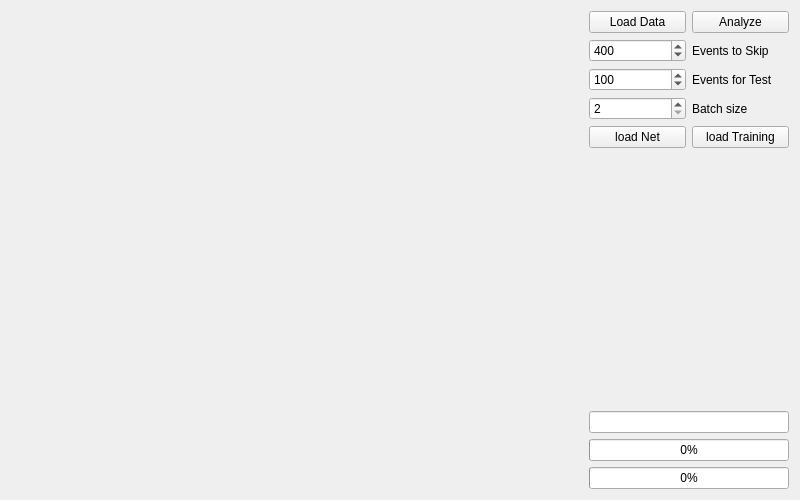
<?xml version="1.0" encoding="UTF-8"?>
<ui version="4.0">
 <class>ValidationWidget</class>
 <widget class="QWidget" name="ValidationWidget">
  <property name="geometry">
   <rect>
    <x>0</x>
    <y>0</y>
    <width>800</width>
    <height>500</height>
   </rect>
  </property>
  <property name="sizePolicy">
   <sizepolicy hsizetype="Expanding" vsizetype="Expanding">
    <horstretch>0</horstretch>
    <verstretch>0</verstretch>
   </sizepolicy>
  </property>
  <property name="minimumSize">
   <size>
    <width>800</width>
    <height>500</height>
   </size>
  </property>
  <property name="windowTitle">
   <string>Form</string>
  </property>
  <layout class="QHBoxLayout" name="horizontalLayout">
   <item>
    <widget class="QCustomPlot" name="bigChart" native="true">
     <property name="sizePolicy">
      <sizepolicy hsizetype="Expanding" vsizetype="Expanding">
       <horstretch>0</horstretch>
       <verstretch>0</verstretch>
      </sizepolicy>
     </property>
     <layout class="QVBoxLayout" name="gameLayout_3"/>
    </widget>
   </item>
   <item>
    <layout class="QVBoxLayout" name="setLayout_4">
     <item>
      <layout class="QGridLayout" name="gridLayout">
       <item row="1" column="0">
        <widget class="QSpinBox" name="sb_szTraining">
         <property name="maximum">
          <number>10000</number>
         </property>
         <property name="value">
          <number>400</number>
         </property>
        </widget>
       </item>
       <item row="3" column="1">
        <widget class="QLabel" name="lbl_szBatches">
         <property name="text">
          <string>Batch size</string>
         </property>
        </widget>
       </item>
       <item row="4" column="0">
        <widget class="QPushButton" name="btn_loadNet">
         <property name="text">
          <string>load Net</string>
         </property>
        </widget>
       </item>
       <item row="0" column="0">
        <widget class="QPushButton" name="btn_loadData">
         <property name="maximumSize">
          <size>
           <width>140</width>
           <height>16777215</height>
          </size>
         </property>
         <property name="text">
          <string>Load Data</string>
         </property>
        </widget>
       </item>
       <item row="0" column="1">
        <widget class="QPushButton" name="btn_analyze">
         <property name="maximumSize">
          <size>
           <width>140</width>
           <height>16777215</height>
          </size>
         </property>
         <property name="text">
          <string>Analyze</string>
         </property>
        </widget>
       </item>
       <item row="3" column="0">
        <widget class="QSpinBox" name="sb_szBatches">
         <property name="minimum">
          <number>2</number>
         </property>
         <property name="maximum">
          <number>400</number>
         </property>
         <property name="singleStep">
          <number>2</number>
         </property>
         <property name="value">
          <number>2</number>
         </property>
        </widget>
       </item>
       <item row="1" column="1">
        <widget class="QLabel" name="lbl_szTraining">
         <property name="text">
          <string>Events to Skip</string>
         </property>
        </widget>
       </item>
       <item row="2" column="1">
        <widget class="QLabel" name="lbl_szValidation">
         <property name="text">
          <string>Events for Test</string>
         </property>
        </widget>
       </item>
       <item row="2" column="0">
        <widget class="QSpinBox" name="sb_szValidation">
         <property name="maximum">
          <number>10000</number>
         </property>
         <property name="value">
          <number>100</number>
         </property>
        </widget>
       </item>
       <item row="4" column="1">
        <widget class="QPushButton" name="btn_saveNet">
         <property name="text">
          <string>load Training</string>
         </property>
        </widget>
       </item>
      </layout>
     </item>
     <item>
      <widget class="QCustomPlot" name="smallChart" native="true">
       <property name="sizePolicy">
        <sizepolicy hsizetype="Preferred" vsizetype="Preferred">
         <horstretch>50</horstretch>
         <verstretch>100</verstretch>
        </sizepolicy>
       </property>
       <property name="minimumSize">
        <size>
         <width>200</width>
         <height>0</height>
        </size>
       </property>
      </widget>
     </item>
     <item>
      <widget class="QLineEdit" name="lineEdit">
       <property name="sizePolicy">
        <sizepolicy hsizetype="Minimum" vsizetype="Fixed">
         <horstretch>0</horstretch>
         <verstretch>0</verstretch>
        </sizepolicy>
       </property>
      </widget>
     </item>
     <item>
      <widget class="QProgressBar" name="pro_Epoch">
       <property name="sizePolicy">
        <sizepolicy hsizetype="Preferred" vsizetype="Fixed">
         <horstretch>0</horstretch>
         <verstretch>0</verstretch>
        </sizepolicy>
       </property>
       <property name="value">
        <number>0</number>
       </property>
       <property name="textVisible">
        <bool>true</bool>
       </property>
       <property name="invertedAppearance">
        <bool>false</bool>
       </property>
       <property name="textDirection">
        <enum>QProgressBar::TopToBottom</enum>
       </property>
      </widget>
     </item>
     <item>
      <widget class="QProgressBar" name="pro_Training">
       <property name="sizePolicy">
        <sizepolicy hsizetype="Minimum" vsizetype="Fixed">
         <horstretch>0</horstretch>
         <verstretch>0</verstretch>
        </sizepolicy>
       </property>
       <property name="value">
        <number>0</number>
       </property>
      </widget>
     </item>
     <item>
      <layout class="QGridLayout" name="gridLayout_2"/>
     </item>
    </layout>
   </item>
  </layout>
 </widget>
 <customwidgets>
  <customwidget>
   <class>QCustomPlot</class>
   <extends>QWidget</extends>
   <header location="global">qcustomplot.h</header>
   <container>1</container>
  </customwidget>
 </customwidgets>
 <tabstops>
  <tabstop>btn_loadData</tabstop>
  <tabstop>btn_analyze</tabstop>
  <tabstop>sb_szTraining</tabstop>
  <tabstop>sb_szValidation</tabstop>
  <tabstop>sb_szBatches</tabstop>
 </tabstops>
 <resources/>
 <connections/>
</ui>
